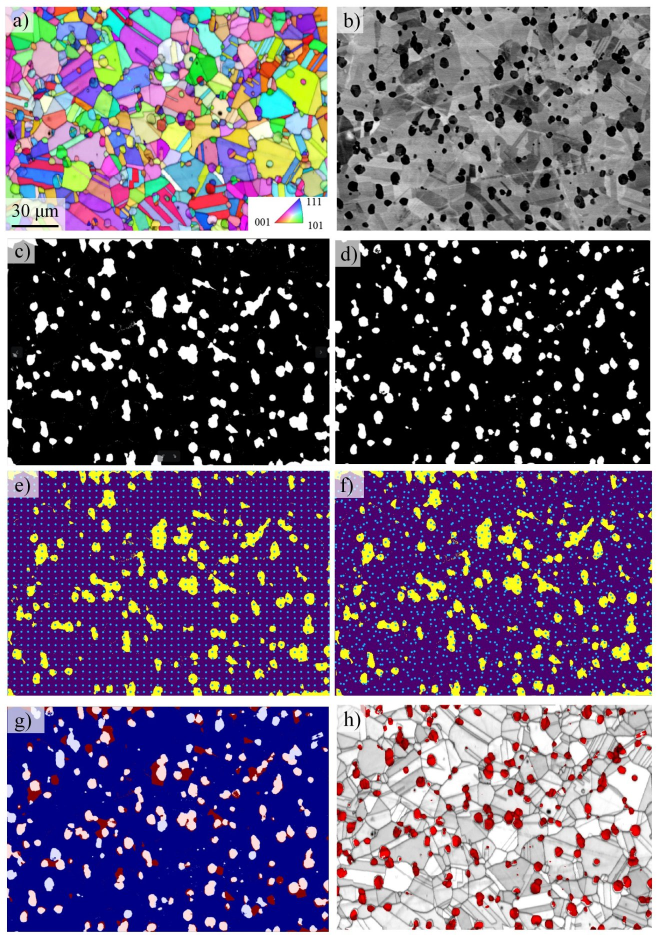
#> input picture R65_all2.png, 1313 x 1870 px (shown at 1/2 size)
$ python apply.py -seg_ref_path ../R65_all2.png -ebsd_ref_path ../Ti64comparison_horizontal.png -ang_ref_path ../Ti64comparison_horizontal.png -out_dir out -align ../Ti64comparison_horizontal.png -distord ../Ti64comparison_horizontal.png
#> lines starting #> are read from the running program, lines starting #| are printed output that depends on the picture
import argparse
import numpy as np
from ang.write_core_ang import Ang
from ang.phase import Phase

from matplotlib import pyplot as plt, cm

import skimage
from skimage.transform import PolynomialTransform

from misc.tools import Aligner, compute_score

import cv2
import json
import os
import collections

DataPoints = collections.namedtuple('DataPoints', ['index', 'points'])


def __main__(args=None):
    if args is None:
        parser = argparse.ArgumentParser('Learn Polynomial distortion with CMA-ES!')

        parser.add_argument("-seg_ref_path", type=str, required=True, help="Path to the segmented image")
        parser.add_argument("-ebsd_ref_path", type=str, required=True, help="Path to the grain image")
        parser.add_argument("-ang_ref_path", type=str, required=True, help="Path to the ang file")
        parser.add_argument("-out_dir", type=str, required=True, help="Directory with input image")

        parser.add_argument("-align", type=str, required=True, help="Path to the align file")
        parser.add_argument("-distord", type=str, required=True, help="Path to the distord file")

        parser.add_argument("-phase_name", type=str, default="Prec", help="Define the phase name for the ang file")
        parser.add_argument("-phase_formula", type=str, default="NiAl", help="Define the phase formula for the ang file")

        args = parser.parse_args()

    segment = cv2.imread(args.seg_ref_path, 0)
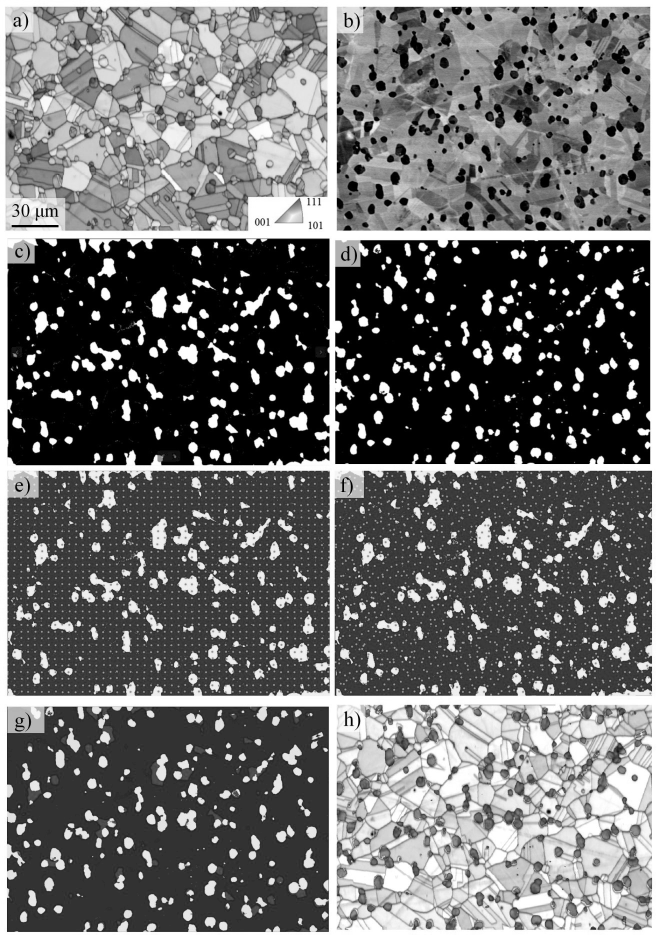
#> segment: shape (1870, 1313) (shown at 1/2 size); min 0, max 255, mean 108.4
    ebsd = cv2.imread(args.ebsd_ref_path, 0)
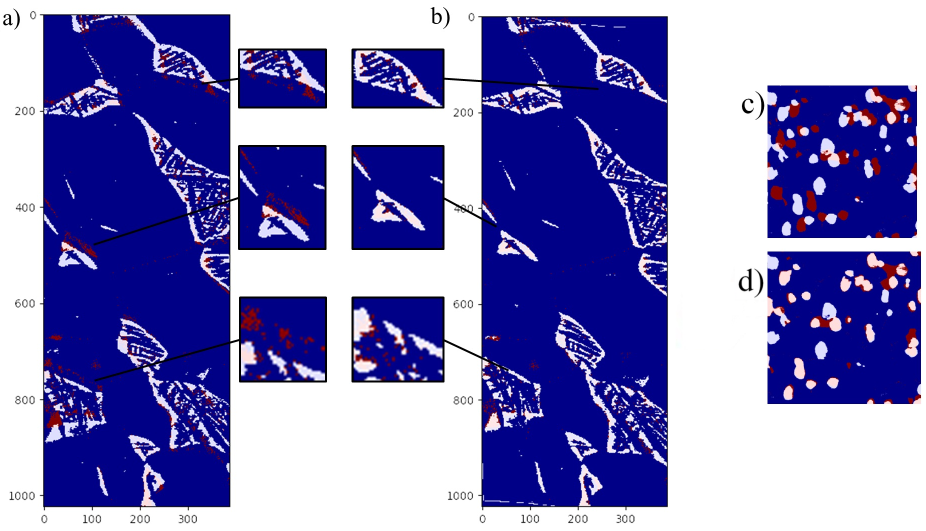
#> input picture Ti64comparison_horizontal.png, 1852 x 1061 px (shown at 1/2 size)
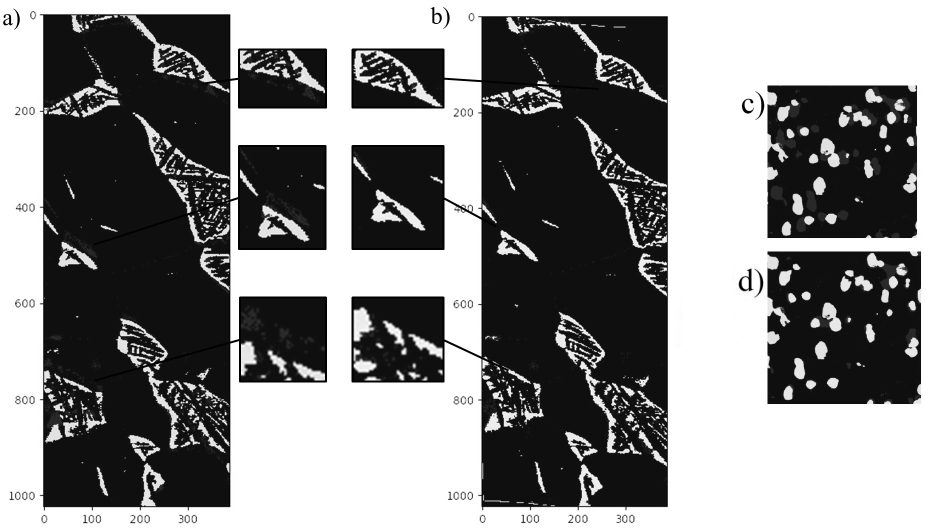
#> ebsd: shape (1061, 1852) (shown at 1/2 size); min 0, max 255, mean 132.3

    # Step 1: Align segment
    with open(args.align, "rb") as f:
#> (the run stopped early here; a loop or call above may not have finished)
